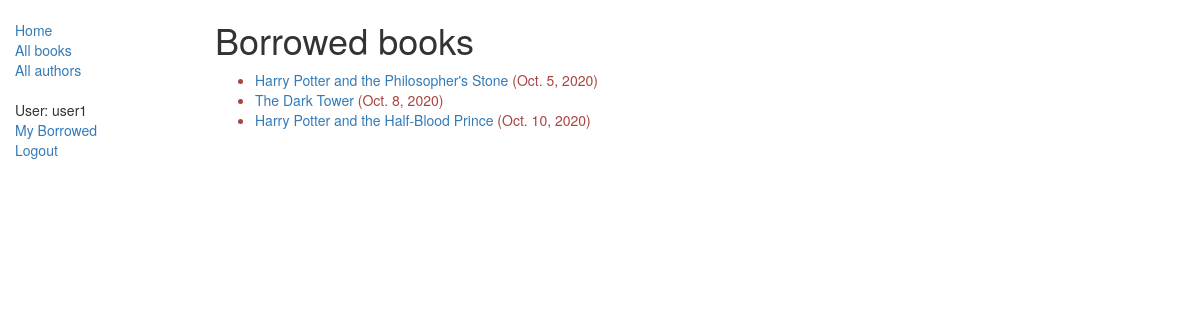
Before: /catalog/mybooks/ (signed in) with the older database file.
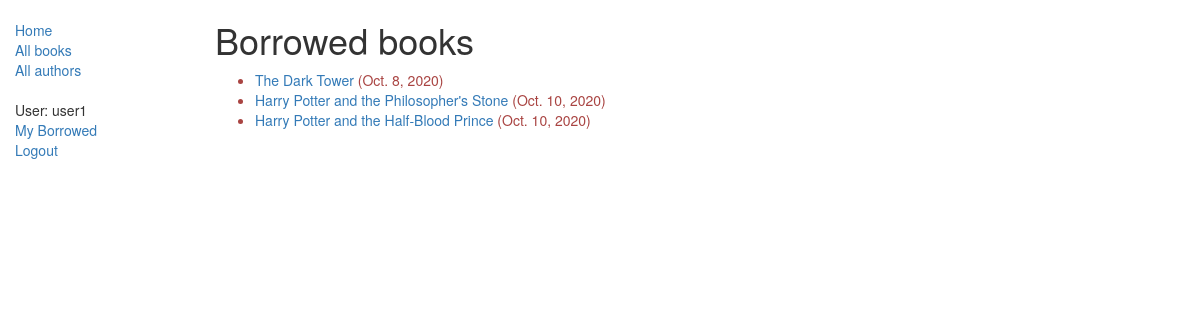
After: the same page with the newer database file.
### catalog/models.py (models this page shows, shortened)
class BookInstance(models.Model):
    id = models.UUIDField(
        primary_key=True,
        default=uuid.uuid4,
        help_text="Unique ID for this particular book across whole library"
        )
    book = models.ForeignKey('Book', on_delete=models.SET_NULL, null=True)
    imprint = models.CharField(max_length=200)
    due_back = models.DateField(null=True, blank=True)
    borrower = models.ForeignKey(
        User,
        on_delete=models.SET_NULL,
        null=True,
        blank=True
        )
    LOAN_STATUS = (
        ('m', 'Maintenance'),
        ('o', 'On loan'),
        ('a', 'Available'),
        ('r', 'Reserved'),
    )
    status = models.CharField(
        max_length=1,
        choices=LOAN_STATUS,
        blank=True,
        default='m',
        help_text="Book availability"
    )
    class Meta:
        ordering = ["due_back"]
        permissions = (("can_mark_returned", "Set book as returned"),)
    @property
    def is_overdue(self):
        if self.due_back and date.today() > self.due_back:
            return True
        return False

class Book(models.Model):
    title = models.CharField(max_length=200)
    author = models.ForeignKey('Author', on_delete=models.SET_NULL, null=True)
    summary = models.TextField(
        max_length=1000,
        help_text="Enter a brief description of the book"
        )
    isbn = models.CharField(
        'ISBN',
        max_length=13,
        help_text='13 Characters <a href="https://www.isbn-international.org/content/what-isbn">ISBN number</a>'
        )
    genre = models.ManyToManyField(
        Genre,
        help_text="Select a genre for this book"
        )
    language = models.ForeignKey(
        'Language',
        on_delete=models.SET_NULL,
        null=True
        )
    def display_genre(self):
        """Creates a string for the Genre. Required to display genre in Admin"""
        return ', '.join([genre.name for genre in self.genre.all()[:3]])
    display_genre.short_description = 'Genre'

### catalog/views.py (the view)
# urls.py: path('mybooks/', views.LoanedBooksByUserListView.as_view(),
class LoanedBooksByUserListView(LoginRequiredMixin, generic.ListView):
    model = BookInstance
    template_name = 'catalog/bookinstance_list_borrowed_user.html'
    paginate_by = 20
    def get_queryset(self):
        return BookInstance.objects.filter(borrower=self.request.user).filter(status__exact='o').order_by('due_back')

### catalog/templates/catalog/bookinstance_list_borrowed_user.html
{% extends "layout.html" %}
{% block content %}
    <h1>Borrowed books</h1>
    {% if bookinstance_list %}
    <ul>
      {% for bookinst in bookinstance_list %}
      <li class="{% if bookinst.is_overdue %}text-danger{% endif %}">
        <a href="{% url 'book-detail' bookinst.book.pk %}">{{bookinst.book.title}}</a> ({{ bookinst.due_back }})
      </li>
      {% endfor %}
    </ul>
    {% else %}
      <p>There are no books borrowed.</p>
    {% endif %}
{% endblock %}

Changed rows visible on the page:
shown differently, row unchanged: BookInstance "Oct. 8, 2020": moves up the list
changed BookInstance "Harry Potter and the Philosopher's Stone": due_back "Oct. 5, 2020" → "Oct. 10, 2020"
